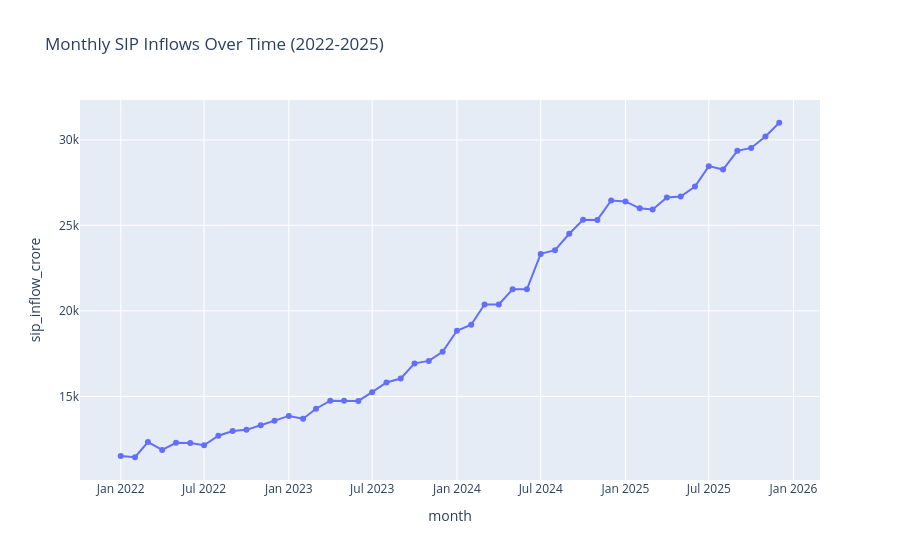

The cell this chart's notebook holds for it:
### Code cell
#  create sip trend line chart
fig = px.line(sip_df, x='month', y='sip_inflow_crore', title='Monthly SIP Inflows Over Time (2022-2025)', markers=True)

fig.show()

### Figure 1 — Plotly figure (JSON) as saved in the notebook; plotly's stock layout.template omitted (floating-point values rounded to 4 significant figures)
{"data": [{"hovertemplate": "month=%{x}<br>sip_inflow_crore=%{y}<extra></extra>", "legendgroup": "", "line": {"color": "#636efa", "dash": "solid"}, "marker": {"symbol": "circle"}, "mode": "lines+markers", "name": "", "orientation": "v", "showlegend": false, "type": "scatter", "x": ["2022-01-01T00:00:00", "2022-02-01T00:00:00", "2022-03-01T00:00:00", "2022-04-01T00:00:00", "2022-05-01T00:00:00", "2022-06-01T00:00:00", "2022-07-01T00:00:00", "2022-08-01T00:00:00", "2022-09-01T00:00:00", "2022-10-01T00:00:00", "2022-11-01T00:00:00", "2022-12-01T00:00:00", "2023-01-01T00:00:00", "2023-02-01T00:00:00", "2023-03-01T00:00:00", "2023-04-01T00:00:00", "2023-05-01T00:00:00", "2023-06-01T00:00:00", "2023-07-01T00:00:00", "2023-08-01T00:00:00", "2023-09-01T00:00:00", "2023-10-01T00:00:00", "2023-11-01T00:00:00", "2023-12-01T00:00:00", "2024-01-01T00:00:00", "2024-02-01T00:00:00", "2024-03-01T00:00:00", "2024-04-01T00:00:00", "2024-05-01T00:00:00", "2024-06-01T00:00:00", "2024-07-01T00:00:00", "2024-08-01T00:00:00", "2024-09-01T00:00:00", "2024-10-01T00:00:00", "2024-11-01T00:00:00", "2024-12-01T00:00:00", "2025-01-01T00:00:00", "2025-02-01T00:00:00", "2025-03-01T00:00:00", "2025-04-01T00:00:00", "2025-05-01T00:00:00", "2025-06-01T00:00:00", "2025-07-01T00:00:00", "2025-08-01T00:00:00", "2025-09-01T00:00:00", "2025-10-01T00:00:00", "2025-11-01T00:00:00", "2025-12-01T00:00:00"], "xaxis": "x", "y": [11517, 11438, 12328, 11863, 12286, 12276, 12140, 12694, 12976, 13040, 13306, 13573, 13856, 13687, 14276, 14749, 14749, 14734, 15245, 15814, 16042, 16928, 17073, 17610, 18838, 19187, 20371, 20371, 21262, 21262, 23332, 23547, 24509, 25323, 25320, 26459, 26400, 25999, 25926, 26632, 26688, 27274, 28464, 28265, 29361, 29529, 30200, 31002], "yaxis": "y"}], "layout": {"legend": {"tracegroupgap": 0}, "title": {"text": "Monthly SIP Inflows Over Time (2022-2025)"}, "xaxis": {"anchor": "y", "domain": [0, 1], "title": {"text": "month"}}, "yaxis": {"anchor": "x", "domain": [0, 1], "title": {"text": "sip_inflow_crore"}}}}
